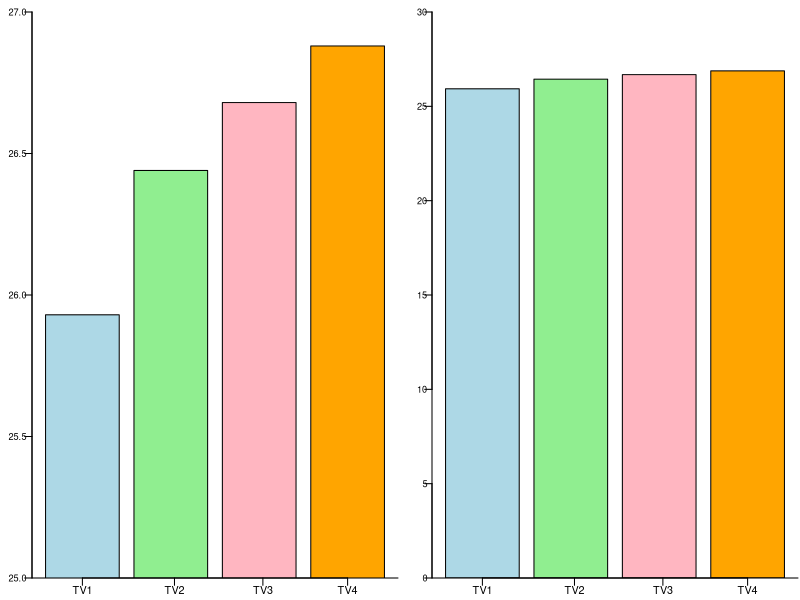

Here is the R script that generated this plot:
library(png)

datos = c(25.93, 26.44, 26.68, 26.88)

png("escalaBarras.png", width=1350, height=600, res = 300)
par(mar=c(1, 1.5, 0.5, 0) + 0.1, mgp = c(0,0,0), mfrow=c(1,2))
t=0.6

barplot(height=datos,  
        col=c("lightblue", "lightgreen", "lightpink", "orange"),
        xlab="", ylab="", 
        ylim=c(25, 27), xpd = FALSE,  yaxt='n',
)
axis(1, at=c(0.7, 1.95, 3.15, 4.3), labels = c("TV1", "TV2", "TV3", "TV4"), 
     tck=-0.02, cex.axis=t+0.05, padj = -0)
axis(2, at=seq(25, 27, 0.5), las=1, tck=-0.02, hadj = 1.3, cex.axis=t-0.05)
box(bty="l")

barplot(height=datos, 
        col=c("lightblue", "lightgreen", "lightpink", "orange"),
        xlab="", ylab="", 
        ylim=c(0,30), xpd = FALSE,  yaxt='n',
)

axis(1, at=c(0.7, 1.95, 3.15, 4.3), labels = c("TV1", "TV2", "TV3", "TV4"), 
     tck=-0.02, cex.axis=t+0.05, padj = -0)
axis(2, at=seq(10, 30, 5), las=1, tck=-0.02, hadj = 1.5, cex.axis=t-0.05)
axis(2, at=seq(0, 5, 5), las=1, tck=-0.02, hadj = 1.9, cex.axis=t-0.05)
box(bty="l")


dev.off()
